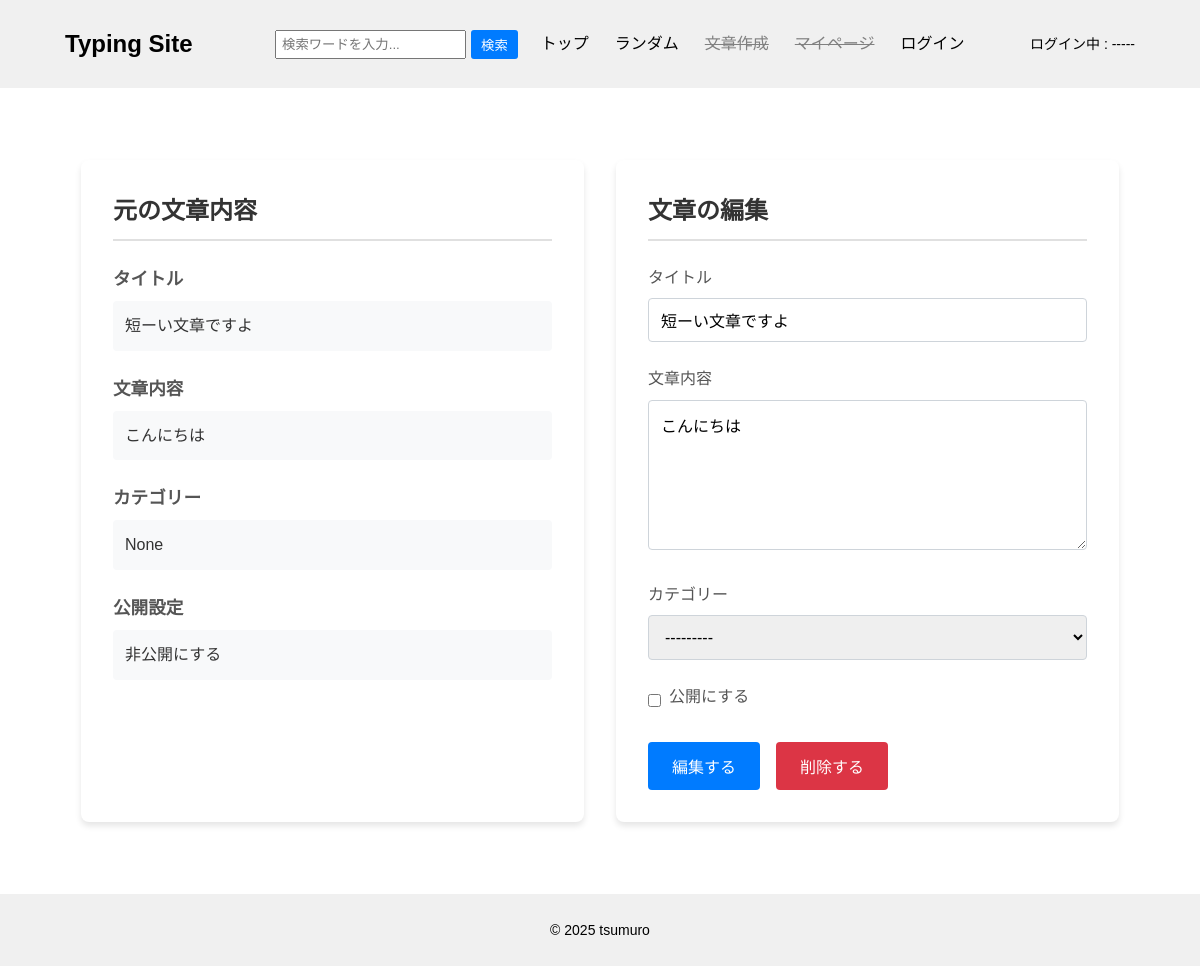
The app's page /content/content_settings/16 with its own data.
### contentapp/models.py (models this page shows, shortened)
class Content(models.Model):
    user = models.ForeignKey(
        settings.AUTH_USER_MODEL,
        on_delete=models.SET_NULL,
        null=True,
        blank=True
    )
    title = models.CharField(max_length=50, unique=True)
    sentence = models.TextField()
    category = models.ForeignKey(
        Category,
        on_delete=models.SET_NULL,
        null=True,
        blank=True,
    )
    is_public = models.BooleanField(default=True)
    play_count = models.IntegerField(default=0)
    created_at = models.DateTimeField(auto_now_add=True)

### contentapp/views.py (the view, shortened to what this page needs)
# urls.py: path('content_settings/<int:pk>', views.ContentSettingsView.as_view(), name="content_settings"),
class ContentSettingsView(generic.DetailView):
    model = Content
    template_name = "content_settings.html"
    context_object_name = "content_object"
    def get_context_data(self, **kwargs):
        context = super().get_context_data(**kwargs)
        context['form'] = ContentForm
        return context

### contentapp/models.py (called while the page is built)
    def __str__(self):
        return self.name

### contentapp/templates/content_settings.html (shortened to what this page needs)
{% extends "base.html" %}
{% block contents %}
<div class="content-settings-container">
    <div class="content-panel original-content">
        <h1 class="panel-title">元の文章内容</h1>
        <div class="content-item">
            <h2>タイトル</h2>
            <p>{{ content_object.title }}</p>
        </div>
        <div class="content-item">
            <h2>文章内容</h2>
            <p class="content-text">{{ content_object.sentence }}</p>
        </div>
        <div class="content-item">
            <h2>カテゴリー</h2>
            <p>{{ content_object.category }}</p>
        </div>
        <div class="content-item">
            <h2>公開設定</h2>
            <p>{% if content_object.is_public %}公開する{% else %}非公開にする{% endif %}</p>
        </div>
    </div>
    <div class="content-panel">
        <h1 class="panel-title">文章の編集</h1>
        <form method="post">
            <div class="form-group">
                <label for="title">タイトル</label>
                <input type="text" id="title" name="title" value="{{ content_object.title }}" required>
            </div>
            <div class="form-group">
                <label for="sentence">文章内容</label>
                <textarea id="sentence" name="sentence" required>{{ content_object.sentence }}</textarea>
            </div>
            <div class="form-group">
                <label for="category">カテゴリー</label>
                {{ form.category }}
            </div>
            <div class="form-group checkbox-group">
                <input type="checkbox" id="is_public" name="is_public">
                <label for="is_public">公開にする</label>
            </div>
            <div class="button-group">
                <button type="submit" class="btn btn-primary" name="action" value="update_content">編集する</button>
                <button type="button" class="btn btn-danger" id="deleteButton">削除する</button>
            </div>
        </form>
    </div>
</div>
{% endblock %}

### typingproject/static/css/style.css (style rules this page uses)
* { margin: 0; padding: 0; box-sizing: border-box; }
body { font-family: Arial, sans-serif; line-height: 1.6; }
.form-group { margin-bottom: 20px; }
.form-group label { display: block; margin-bottom: 5px; color: #555; }
.btn { display: inline-block; padding: 10px 20px; font-size: 1em; text-decoration: none; border-radius: 5px; transition: background-color 0.3s, transform 0.3s; }
.btn-primary { background-color: #007bff; color: white; }
.content-settings-container { display: flex; gap: 2rem; max-width: 1200px; margin: 2rem auto; padding: 0 1rem; }
.content-panel { flex: 1; background-color: #ffffff; border-radius: 8px; box-shadow: 0 4px 6px rgba(0, 0, 0, 0.1); padding: 2rem; }
.panel-title { font-size: 1.5rem; color: #333; margin-bottom: 1.5rem; border-bottom: 2px solid #e0e0e0; padding-bottom: 0.5rem; }
.content-item { margin-bottom: 1.5rem; }
.content-item h2 { font-size: 1.1rem; color: #555; margin-bottom: 0.5rem; }
.content-item p { background-color: #f8f9fa; padding: 0.75rem; border-radius: 4px; color: #333; }
.content-text { white-space: pre-wrap; max-height: 200px; overflow-y: auto; }
.form-group { margin-bottom: 1.5rem; }
.form-group label { display: block; margin-bottom: 0.5rem; color: #555; }
.form-group input[type="text"], .form-group textarea, .form-group select { width: 100%; padding: 0.75rem; border: 1px solid #ced4da; border-radius: 4px; font-size: 1rem; }
.form-group textarea { min-height: 150px; resize: vertical; }
.checkbox-group { display: flex; align-items: center; }
.checkbox-group input[type="checkbox"] { margin-right: 0.5rem; }
.button-group { display: flex; gap: 1rem; }
.btn { padding: 0.75rem 1.5rem; border: none; border-radius: 4px; cursor: pointer; font-size: 1rem; transition: background-color 0.3s, transform 0.1s; }
.btn-danger { background-color: #dc3545; color: white; }
#deleteButton, #confirmDeleteButton { transition: opacity 0.3s ease, transform 0.3s ease; }

### records on screen
Content: title "短ーい文章ですよ", sentence "こんにちは", category "None"
